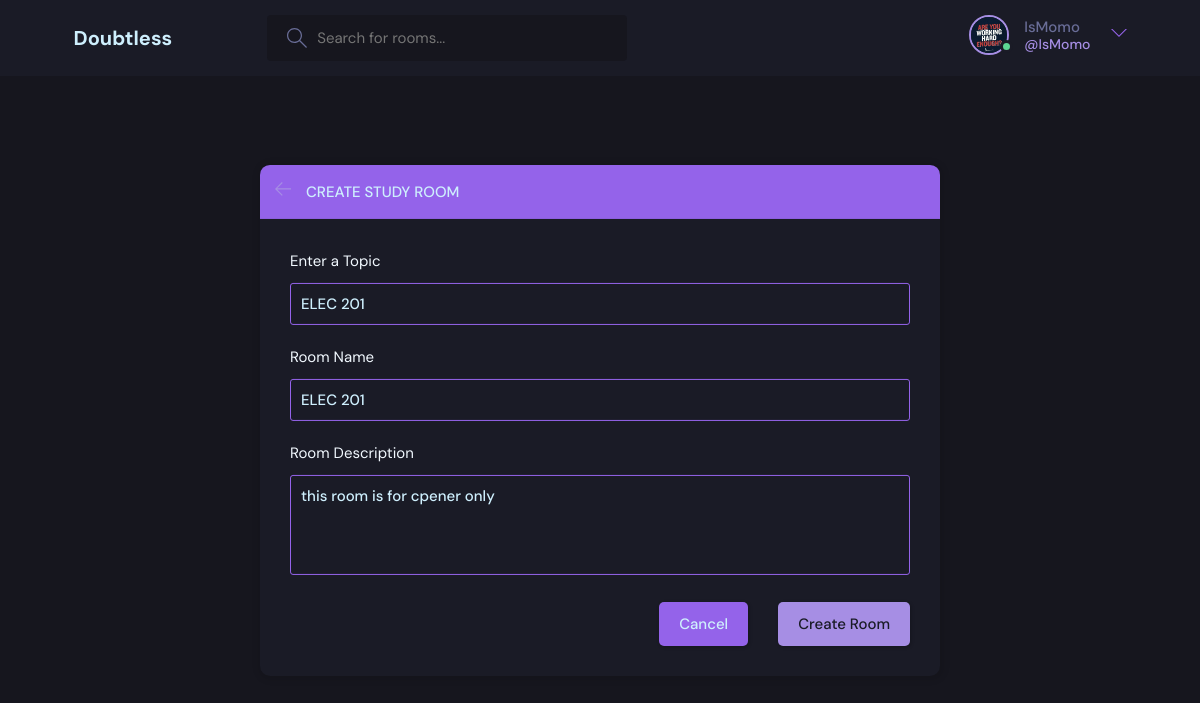
Page /update-questions/6/ (signed in) on the committed database.
### base/models.py (models this page shows, shortened)
class User(AbstractUser):
    name = models.CharField(max_length=20, null=True)
    email = models.EmailField(unique=True, null=True)
    bio = models.TextField(null=True)
    avatar = models.ImageField(null=True, default="avatar.svg")
    USERNAME_FIELD = 'email'
    REQUIRED_FIELDS = []

class Questions(models.Model):
    host = models.ForeignKey(User, on_delete=models.SET_NULL, null=True)
    topic = models.ForeignKey(Topic, on_delete=models.SET_NULL, null=True)
    name = models.CharField(max_length=200)
    description = models.TextField(null=True, blank=True)
    participants = models.ManyToManyField(User, related_name='participants', blank=True)
    updated = models.DateTimeField(auto_now=True)
    created = models.DateTimeField(auto_now_add=True)
    class Meta:
        ordering = ['-updated', '-created']

class Topic(models.Model):
    name = models.CharField(max_length=200)

### base/views.py (the view, shortened to what this page needs)
# urls.py: path('update-questions/<str:pk>/', views.updateQuestions, name="update-questions"),
@login_required(login_url="login")
def updateQuestions(request, pk):
    quest = Questions.objects.get(id=pk)
    form = QuestionsForm(instance=quest)
    topics = Topic.objects.all()
    if request.user != quest.host:
        return HttpResponse('You are not allowed here!!!')
    context = {'form':form, 'topics':topics, 'quest':quest}
    return render(request, 'Questions_form.html', context)

### base/forms.py
class QuestionsForm(ModelForm):
    class Meta:
        model = Questions
        fields = '__all__'
        exclude = ['host', 'participants']

### templates/Questions_form.html (shortened to what this page needs)
{% extends 'MainTemplate.html' %}
{% block content %}
<body>
  <main class="create-room layout">
    <div class="container">
      <div class="layout__box">
        <div class="layout__boxHeader">
          <div class="layout__boxTitle">
            <a href="{{request.META.HTTP_REFERER}}">
              <svg version="1.1" xmlns="http://www.w3.org/2000/svg" width="32" height="32" viewBox="0 0 32 32">
                <title>arrow-left</title>
                <path
                  d="M13.723 2.286l-13.723 13.714 13.719 13.714 1.616-1.611-10.96-10.96h27.625v-2.286h-27.625l10.965-10.965-1.616-1.607z">
                </path>
              </svg>
            </a>
            <h3>Create Study Room</h3>
          </div>
        </div>
        <div class="layout__body">
          <form class="form" action="#" method="POST">
            <div class="form__group">
              <label for="room_topic">Enter a Topic</label>
              <input required type="text" value="{{quest.topic.name}}" name="topic" list="topic-list" />
            </div>
            <div class="form__group">
              <label for="room_name">Room Name</label>
              {{form.name}}
            </div>
            <div class="form__group">
              <label for="room_description">Room Description</label>
              {{form.description}}
            </div>
            <div class="form__action">
              <a class="btn btn--dark" href="index.html">Cancel</a>
              <button class="btn btn--main" type="submit">Create Room</button>
            </div>
          </form>
        </div>
      </div>
    </div>
  </main>
</body>
{%endblock%}

### templates/navbar.html (shortened to what this page needs)
{% load static %}
<header class="header header--loggedIn">
    <div class="container">
        <a href="{% url 'home' %}" class="header__logo">
        <h1>Doubtless</h1>
        </a>
        <form class="header__search" method="GET" action="{% url 'home' %}">
        <label>
            <input name="q" placeholder="Search for rooms..." />
        </label>
        </form>
        <nav class="header__menu">
        {% if request.user.is_authenticated %}
        <div class="header__user">
            <a href="{% url 'update-user' %}">
            <div class="avatar avatar--medium active">
                <img src="{{request.user.avatar.url}}" />
            </div>
            <p>{{request.user.username}} <span>@{{request.user.username}}</span></p>
            </a>
            <button class="dropdown-button">
            <svg version="1.1" xmlns="http://www.w3.org/2000/svg" width="32" height="32" viewBox="0 0 32 32">
                <title>chevron-down</title>
                <path d="M16 21l-13-13h-3l16 16 16-16h-3l-13 13z"></path>
            </svg>
            </button>
        </div>
        {% else %}
        <a href="{% url 'login' %}">
            <img src="{% static 'images/avatar.svg' %}" />
            <p>Login</p>
        </a>
        {% endif %}
        </nav>
    </div>
</header>

### rows in the picture
User: user.avatar (picture), user.username "IsMomo"
Questions: topic "ELEC 201", name "ELEC 201", description "this room is for cpener only"
